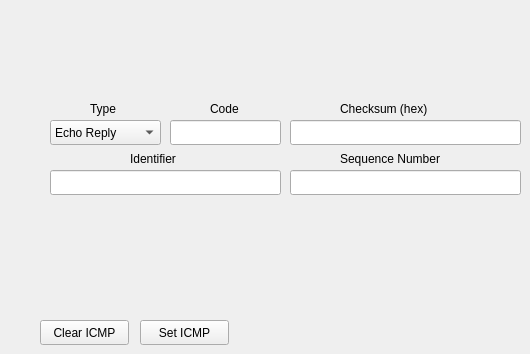
    <widget class="QWidget" name="tab_3">
     <attribute name="title">
      <string>ICMP</string>
     </attribute>
     <widget class="QLabel" name="label_41">
      <property name="geometry">
       <rect>
        <x>90</x>
        <y>100</y>
        <width>41</width>
        <height>17</height>
       </rect>
      </property>
      <property name="text">
       <string>Type</string>
      </property>
     </widget>
     <widget class="QLineEdit" name="codeICMP">
      <property name="geometry">
       <rect>
        <x>170</x>
        <y>120</y>
        <width>111</width>
        <height>25</height>
       </rect>
      </property>
     </widget>
     <widget class="QLineEdit" name="checkICMP">
      <property name="geometry">
       <rect>
        <x>290</x>
        <y>120</y>
        <width>231</width>
        <height>25</height>
       </rect>
      </property>
     </widget>
     <widget class="QLabel" name="label_42">
      <property name="geometry">
       <rect>
        <x>210</x>
        <y>100</y>
        <width>41</width>
        <height>17</height>
       </rect>
      </property>
      <property name="text">
       <string>Code</string>
      </property>
     </widget>
     <widget class="QLabel" name="label_43">
      <property name="geometry">
       <rect>
        <x>340</x>
        <y>100</y>
        <width>111</width>
        <height>17</height>
       </rect>
      </property>
      <property name="text">
       <string>Checksum (hex)</string>
      </property>
     </widget>
     <widget class="QComboBox" name="comboBox">
      <property name="geometry">
       <rect>
        <x>50</x>
        <y>120</y>
        <width>111</width>
        <height>25</height>
       </rect>
      </property>
      <item>
       <property name="text">
        <string>Echo Reply</string>
       </property>
      </item>
      <item>
       <property name="text">
        <string>Echo Request</string>
       </property>
      </item>
     </widget>
     <widget class="QLabel" name="label_44">
      <property name="geometry">
       <rect>
        <x>130</x>
        <y>150</y>
        <width>67</width>
        <height>17</height>
       </rect>
      </property>
      <property name="text">
       <string>Identifier</string>
      </property>
     </widget>
     <widget class="QLineEdit" name="idICMP">
      <property name="geometry">
       <rect>
        <x>50</x>
        <y>170</y>
        <width>231</width>
        <height>25</height>
       </rect>
      </property>
     </widget>
     <widget class="QLabel" name="label_45">
      <property name="geometry">
       <rect>
        <x>340</x>
        <y>150</y>
        <width>131</width>
        <height>17</height>
       </rect>
      </property>
      <property name="text">
       <string>Sequence Number</string>
      </property>
     </widget>
     <widget class="QLineEdit" name="snICMP">
      <property name="geometry">
       <rect>
        <x>290</x>
        <y>170</y>
        <width>231</width>
        <height>25</height>
       </rect>
      </property>
     </widget>
     <widget class="QPushButton" name="clearICMP">
      <property name="geometry">
       <rect>
        <x>40</x>
        <y>320</y>
        <width>89</width>
        <height>25</height>
       </rect>
      </property>
      <property name="text">
       <string>Clear ICMP</string>
      </property>
     </widget>
     <widget class="QPushButton" name="setICMP">
      <property name="geometry">
       <rect>
        <x>140</x>
        <y>320</y>
        <width>89</width>
        <height>25</height>
       </rect>
      </property>
      <property name="text">
       <string>Set ICMP</string>
      </property>
     </widget>
    </widget>
